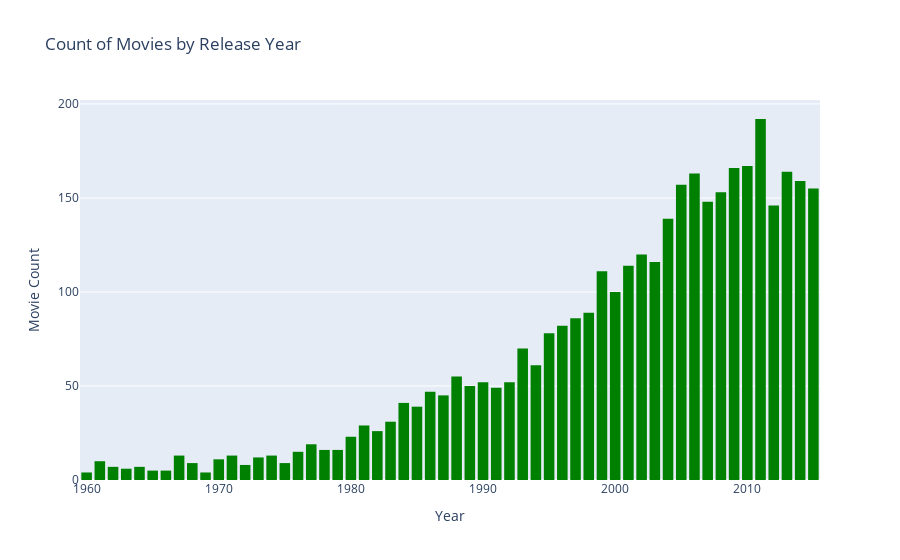

Notebook cell for this chart:
### Code cell
fig = px.histogram(dfa, x="release_year", 
             title='Count of Movies by Release Year', 
            color_discrete_sequence=['green'])

fig.update_layout(
    xaxis_title_text='Year',
    yaxis_title_text='Movie Count',
    bargap=0.2, showlegend=False
)

### Figure 1 — Plotly figure (JSON) as saved in the notebook; plotly's stock layout.template omitted (floating-point values rounded to 4 significant figures; data arrays with more than 128 entries replaced by an {"elided": "..."} marker saying what was removed)
{"data": [{"alignmentgroup": "True", "bingroup": "x", "hovertemplate": "release_year=%{x}<br>count=%{y}<extra></extra>", "legendgroup": "", "marker": {"color": "green", "pattern": {"shape": ""}}, "name": "", "offsetgroup": "", "orientation": "v", "showlegend": false, "type": "histogram", "x": {"elided": "3677 int values"}, "xaxis": "x", "yaxis": "y"}], "layout": {"bargap": 0.2, "barmode": "relative", "legend": {"tracegroupgap": 0}, "showlegend": false, "title": {"text": "Count of Movies by Release Year"}, "xaxis": {"anchor": "y", "domain": [0, 1], "title": {"text": "Year"}}, "yaxis": {"anchor": "x", "domain": [0, 1], "title": {"text": "Movie Count"}}}}
